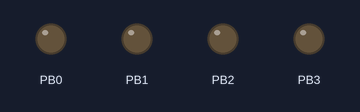
A program run on a simulated ATmega32, built with avr-gcc and emulated at 1 MHz. Shown: output pins drawn as LEDs (lit = HIGH).

Above: at 0.2 s.
At 1.7 s:
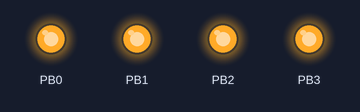
Timing chart, 0 to 3.0 s (numbered marks = the images above):
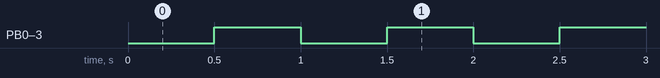

Measured:
- by itself, PB0–3: alternates HIGH for 0.50 s and LOW for 0.50 s

The program:

main.c
```c
#include "../libraries_/Typedefs.h"
#include "../MCAL/GPIO/GPIO.h"
#include "../HAL/KEYPAD/KEYPAD.h"
#include "../MCAL/Atmega32a.h"
#define  F_CPU 1000000UL
#include <util/delay.h>


int main(void)
{
	GPIO_Init();

	//u8 i =0;
    while (1)
    {
		//i =0;
		//for(i = 0 ; i  < 4 ;i++)
		//	*PORTB = Get_num_Keypad();
		GPIO_Write(group_test,0x00);
		_delay_ms(500);
		GPIO_Write(group_test,0x0f);
		_delay_ms(500);


    }
}
```

Typedefs.h
```c
#ifndef TYPEDEFS_H_
#define TYPEDEFS_H_

typedef unsigned char u8;
typedef unsigned short u16;
typedef unsigned int u32;


#endif /* TYPEDEFS_H_ */
```

KEYPAD.c
```c
#include "../HAL/KEYPAD/KEYPAD.h"
#include "../MCAL/Atmega32a.h"
static u8 Rows = (u8)4;
static u8 Columns = (u8)4;

/*Matrix Configurable Depend on connection*/
const u8 Keypad_Arr[4][4] =
{
	{0x01 , 0x02 , 0x03 , 0x0A},
	{0x04 , 0x05 , 0x06 , 0x0B},
	{0x07 , 0x08 , 0x09 , 0x0C},
	{0x0E , 0x00 , 0x0F , 0x0D}
};

u8 Get_num_Keypad(void)
{
	u8 num1,num2;
	u8 save = NOTPRESSED;
	/*Activate Keypad*/
	//GPIO_Write(Keypad_Group_ID,(u8)(0x0F));
	*PORTB = 0x0f;
	/*Check Rows*/
	for(num1 = (u8)0 ; num1 < Rows ; num1++)
	{
		//GPIO_Write(Keypad_Group_ID,(u8)( ((~(1 << num1))&0x0F)) );
		*PORTB = ((~(1 << num1))&0x0F);

		/*Check Columns*/
		for(num2 = (u8)0 ; num2 < Columns ; num2++)
		{
			//if(!((GPIO_Read(Keypad_Group_ID)>>(u8)4) & ((u8)1 << num2)))
			if(!((*PORTB>>(u8)4) & ((u8)1 << num2)))
			{


				save = Keypad_Arr[num1][num2];

				/*Wait for press to finish*/
				//while(!((GPIO_Read(Keypad_Group_ID)>>(u8)4) & ((u8)1 << num2)));


				break;
			}
			else;
		}
	}
	/*Deactivate Keypad*/
	//GPIO_Write(Keypad_Group_ID,(u8)(0x00));
	*PORTB = 0x00;
	return save;
}
```

KEYPAD.h
```c
/*
 * KEYPAD.h
 *
 * Created: 11/30/2019 10:25:02 PM
 *  Author: Kemo
 */


#ifndef KEYPAD_H_
#define KEYPAD_H_

#include "../libraries_/Typedefs.h"

#define Keypad_Group_ID 0
#define NOTPRESSED 0x10;

u8 Get_num_Keypad(void);


#endif /* KEYPAD_H_ */
```

Atmega32a.h
```c
#ifndef ATMEGA32A_H_
#define ATMEGA32A_H_

#include "../libraries_/Typedefs.h"

//*****************************************************************************
//
// GPIO registers (PORTA)
//
//*****************************************************************************
#define PORTA  (volatile u8 * const)(0x3B)
#define DDRA   *((volatile u8 * const)0x3A)
#define PINA   *((volatile u8 * const)0x39)

//*****************************************************************************
//
// GPIO registers (PORTB)
//
//*****************************************************************************
#define PORTB  (volatile u8 * const)(0x38)
#define DDRB   *((volatile u8 * const)0x37)
#define PINB   *((volatile u8 * const)0x36)

//*****************************************************************************
//
// GPIO registers (PORTC)
//
//*****************************************************************************
#define PORTC  (volatile u8 * const)(0x35)
#define DDRC   *((volatile u8 * const)0x34)
#define PINC   *((volatile u8 * const)0x33)

//*****************************************************************************
//
// GPIO registers (PORTD)
//
//*****************************************************************************
#define PORTD  (volatile u8 * const)(0x32)
#define DDRD   *((volatile u8 * const)0x31)
#define PIND   *((volatile u8 * const)0x30)

//*****************************************************************************
//
// UART registers (UART1)
//
//*****************************************************************************
#define UDR     *((volatile u8 * const)0x2C)
#define UCSRA   *((volatile u8 * const)0x2B)
#define UCSRB   *((volatile u8 * const)0x2A)
#define UCSRC   *((volatile u8 * const)0x40)
#define UBRRL   *((volatile u8 * const)0x29)
#define UBRRH   *((volatile u8 * const)0x40)


//*****************************************************************************
//
//SPI
//
//*****************************************************************************
#define SPDR  *((volatile u8 * const)0x2F)
#define SPSR  *((volatile u8 * const)0x2E)
#define SPCR  *((volatile u8 * const)0x2D)


#define SPR0 (u8)0u
#define SPR1 (u8)1u
#define CPHA (u8)2u
#define CPOL (u8)3u
#define MSTR (u8)4u
#define DORD (u8)5u
#define SPE  (u8)6u
#define SPIE (u8)7u

#define SPI2X (u8)0u
#define WCOL (u8)6u
#define SPIF (u8)7u

//*****************************************************************************
//
// I2C registers (I2C0 MASTER)
//
//*****************************************************************************
#define TWDR   *((volatile u8 * const)0x23)
#define TWAR   *((volatile u8 * const)0x22)
#define TWSR   *((volatile u8 * const)0x21)
#define TWBR   *((volatile u8 * const)0x20)
#define TWCR   *((volatile u8 * const)0x56)
//*****************************************************************************
//
// ADC registers and analog comparator (ADC)
//
//*****************************************************************************
#define ACSR   *((volatile u8 * const)0x28)
#define ADMUX  *((volatile u8 * const)0x27)
#define ADCSRA *((volatile u8 * const)0x26)
#define ADCH   *((volatile u8 * const)0x25)
#define ADCL   *((volatile u8 * const)0x24)


#define ADC_EN        1 << 7
#define AD_START      1 << 6
#define AD_AUTTRIG    1 << 5
#define AD_INTFLAG    1 << 4
#define AD_INTEN      1 << 3

#define ADPRE_2       0x01
#define ADPRE_4       0x02
#define ADPRE_8       0x03
#define ADPRE_16      0x04
#define ADPRE_32      0x05
#define ADPRE_64      0x06
#define ADPRE_128     0x07

#define CH0  0x00
#define CH1  0x01
#define CH2  0x02
#define CH3  0x03
#define CH4  0x04
#define CH5  0x05
#define CH6  0x06
#define CH7  0x07

#define AREF_EN 0b11 << 6
#define AVCC_EN 0x40
#define INT_VOL 0xD0

#define LEFT_ADJ  1 << 5

#define FREERUN  0x00
#define AN_COMP  0x20
#define EXT_INT  0x40

//*****************************************************************************
//
// EEPROM
//
//*****************************************************************************
#define EEARH  *((volatile u8 * const)0x3F)
#define EEARL  *((volatile u8 * const)0x3E)
#define EEDR   *((volatile u8 * const)0x3D)
#define EECR   *((volatile u8 * const)0x3C)

#define EEAR   *((volatile u16 * const)0x3E)

#define EEWE	(u8)1u
#define EEMWE	(u8)2u
#define EERIE	(u8)3u


//*****************************************************************************
//
// Timer registers (GENERIC)
//
//*****************************************************************************
#define TIMSK *((volatile u8 * const)0x59)
#define TIFR  *((volatile u8 * const)0x58)


//*****************************************************************************
//
// Timer registers (TIMER0)
//
//*****************************************************************************
#define TCCR0  *((volatile u8 * const)0x53)
#define TCNT0  *((volatile u8 * const)0x52)
#define OCR0   *((volatile u8 * const)0x5C)

//*****************************************************************************
//
// Timer registers (TIMER1)
//
//*****************************************************************************
#define TCCR1A  *((volatile u8 * const)0x4F)
#define TCCR1B  *((volatile u8 * const)0x4E)
#define TCNT1H  *((volatile u8 * const)0x4D)
#define TCNT1L  *((volatile u8 * const)0x4C)
#define OCR1AH  *((volatile u8 * const)0x4B)
#define OCR1AL  *((volatile u8 * const)0x4A)
#define OCR1BH  *((volatile u8 * const)0x49)
#define OCR1BL  *((volatile u8 * const)0x48)
#define ICR1H   *((volatile u8 * const)0x47)
#define ICR1L   *((volatile u8 * const)0x46)

//*****************************************************************************
//
// Timer registers (TIMER2)
//
//*****************************************************************************
#define TCCR2  *((volatile u8 * const)0x45)
#define TCNT2  *((volatile u8 * const)0x44)
#define OCR2   *((volatile u8 * const)0x43)


//*******************************************************


//*****************************************************************************
//
//iNTERRUPTS
//
//*****************************************************************************
#define GICR	*((volatile u8 * const)0x5B)
#define GIFR	*((volatile u8 * const)0x5A)
#define SREG	*((volatile u8 * const)0x5F)
#define MCUCR	*((volatile u8 * const)0x55)
#define MCUCSR  *((volatile u8 * const)0x54)

//SPECIAL FUNCTION REGISTER
#define SFIOR   *((volatile u8 * const)0x50)
#endif /* ATMEGA32A_H_ */
```

GPIO.c
```c
#include "../MCAL/Atmega32a.h"
#include "../MCAL/GPIO/GPIO.h"


typedef volatile u8*const GPIO_Type; //type of pointer to the registers' addresses


/*Ports Base Addresses */

GPIO_Type PortsBaseAddressLut[PORTS_NUMBER] =
{
 PORTA,
 PORTB,
 PORTC,
 PORTD,
};

/*macros for accessing registers with defined offsets*/
#define GPIO_REG_ADDRESS(Channel_ID,offset) (PortsBaseAddressLut[Channel_ID] - offset)

/*Port Control*/
#define GPIO_WRITE(PORT_ID)  *((GPIO_Type)(GPIO_REG_ADDRESS(PORT_ID,0x00)))
#define GPIO_READ(PORT_ID)   *((GPIO_Type)(GPIO_REG_ADDRESS(PORT_ID,0x02)))
#define GPIO_DDR(PORT_ID)    *((GPIO_Type)(GPIO_REG_ADDRESS(PORT_ID,0x01)))
#define SPECFUN_REG          (SFIOR)


/*A function to initialize all the GPIO Groups in the configurations*/
void GPIO_Init(void)
{
	u8 LoopIndex;
	u8 ErrorFlag = 0;
	const GPIO_CfgType *CfgPtr;


	/*loop through groups*/
	for(LoopIndex = 0 ; (LoopIndex < GPIO_GP_NUM && ErrorFlag == 0) ; LoopIndex++)
	{
		if(GPIO_ConfigParam[LoopIndex].PortID < PORTS_NUMBER)
		{
			CfgPtr = &GPIO_ConfigParam[LoopIndex];

			/*initializing the port to make all bits Anded with the mask*/
			GPIO_DDR(CfgPtr->PortID) &=~(CfgPtr->Mask);

			/*Put the group direction in it's register*/
			GPIO_DDR(CfgPtr->PortID) |= (CfgPtr->Direction)&(CfgPtr->Mask);

			/*initializing the port to make all bits Anded with the mask*/
			GPIO_WRITE(CfgPtr->PortID)&=~(CfgPtr->Mask);

			/*Put the group Pull up data in it's register*/
			GPIO_WRITE(CfgPtr->PortID)|=~(CfgPtr->Direction)&(CfgPtr->Mask)&(CfgPtr->PullupON_OFF);
		}
		else
		{
			ErrorFlag = 1;
		}
	}
}

/*A function to Digital Write data to a specific group*/
void GPIO_Write(u8 GroupId,u8 GroupData)
{
	const GPIO_CfgType *CfgWrite;
	//u8 ErrorFlag = 0;

	if ( GroupId < GPIO_GP_NUM )
	{
		CfgWrite = &GPIO_ConfigParam[GroupId];

		/*save the value or port in another variable to work on it regards the original port*/
		u8 portcopy = GPIO_WRITE(CfgWrite->PortID);

		/*initializing the port to make all bits Anded with the mask*/
		portcopy &=~(CfgWrite->Mask);

		/*save the data in the variable*/
		portcopy |= GroupData & CfgWrite->Mask & CfgWrite->Direction;

		/*save data in original register*/
		GPIO_WRITE(CfgWrite->PortID) = portcopy;
	}
	else
	{
		//ErrorFlag = 1;
	}
}


/*A function to Digital read data from a specific group*/
void GPIO_Read(u8 GroupId,u8* GroupDataPtr)
{
	const GPIO_CfgType * CfgRead;
	if (( GroupId < GPIO_GP_NUM ))
	{

		CfgRead =  &GPIO_ConfigParam[GroupId];

		/*check if direction is input*/
		if(CfgRead->Direction == INPUT)
		{
			/*get the data from the pin register*/
			*GroupDataPtr = GPIO_READ(CfgRead->PortID) & CfgRead->Mask;
		}
		else;

	}

}
```

GPIO.h
```c
#ifndef GPIO_H
#define GPIO_H

#include "../libraries_/Typedefs.h"
#include "../MCAL/GPIO/GPIO_Cfg.h"

#define PORTS_NUMBER 4u
#define PINS_NUMBER  8u

#define INPUT  0
#define OUTPUT 1

#define HIGH 0xff
#define LOW  0x00

#define A 0
#define B 1
#define C 2
#define D 3

#define PULLUP_ON  0
#define PULLUP_OFF 1

#define DIGITAL 0
#define ANALOG  1

typedef struct
{
	u8 PortID;
	u8 Mask;
	u8 Direction;
	u8 PullupON_OFF;
	u8 D_A;

}GPIO_CfgType;

extern const GPIO_CfgType GPIO_ConfigParam [GPIO_GP_NUM];
void GPIO_Init(void);
void GPIO_Write(u8 GroupId,u8 GroupData);
void GPIO_Read(u8 GroupId,u8* GroupDataPtr);

#endif
```

GPIO_Cfg.c
```c
#include "../MCAL/GPIO/GPIO.h"
#include "../MCAL/GPIO/GPIO_Cfg.h"

/*PortID - Mask - Direction - PullupON_OFF - Digital or analog;*/
const GPIO_CfgType GPIO_ConfigParam [GPIO_GP_NUM] =
{
	{
			B,0x0f,0x0f,0x00,DIGITAL
	}
};
```

GPIO_Cfg.h
```c
#ifndef GPIO_CFG_H
#define GPIO_CFG_H
/* A configuration to the number of GPIO groups*/
#define GPIO_GP_NUM 1u

#define group_test 0u
#endif
```
